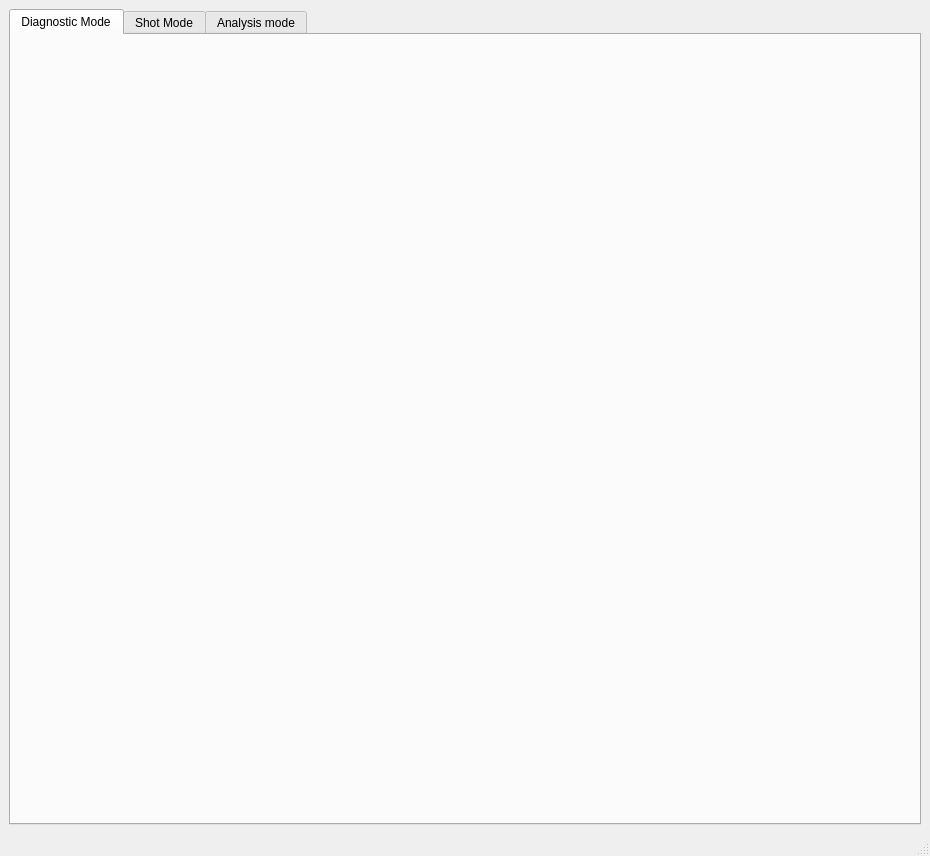
<?xml version="1.0" encoding="UTF-8"?>
<ui version="4.0">
 <class>MainWindow</class>
 <widget class="QMainWindow" name="MainWindow">
  <property name="geometry">
   <rect>
    <x>0</x>
    <y>0</y>
    <width>930</width>
    <height>856</height>
   </rect>
  </property>
  <property name="windowTitle">
   <string>MainWindow</string>
  </property>
  <widget class="QWidget" name="centralwidget">
   <layout class="QVBoxLayout" name="verticalLayout">
    <item>
     <widget class="QTabWidget" name="tabWidget">
      <property name="currentIndex">
       <number>0</number>
      </property>
      <widget class="QWidget" name="tabDiagnosticMode">
       <attribute name="title">
        <string>Diagnostic Mode</string>
       </attribute>
       <layout class="QGridLayout" name="gridLayout_2">
        <item row="0" column="0">
         <widget class="DiagnosticModePage" name="DiagnosticModePage" native="true"/>
        </item>
       </layout>
      </widget>
      <widget class="QWidget" name="tabShotMode">
       <attribute name="title">
        <string>Shot Mode</string>
       </attribute>
       <layout class="QVBoxLayout" name="verticalLayout_2">
        <item>
         <widget class="QLabel" name="label">
          <property name="text">
           <string>Prototype Shot Page</string>
          </property>
         </widget>
        </item>
        <item>
         <layout class="QGridLayout" name="gridLayout_3">
          <item row="0" column="0">
           <widget class="InteractiveSineWave" name="BrandonWidget_2" native="true"/>
          </item>
          <item row="0" column="1">
           <widget class="InteractiveSineWave" name="BrandonWidget_3" native="true"/>
          </item>
          <item row="0" column="2">
           <widget class="InteractiveSineWave" name="BrandonWidget" native="true"/>
          </item>
         </layout>
        </item>
       </layout>
      </widget>
      <widget class="QWidget" name="tabAnalysisMode">
       <attribute name="title">
        <string>Analysis mode</string>
       </attribute>
       <widget class="AnalysisModePage" name="widget" native="true">
        <property name="geometry">
         <rect>
          <x>10</x>
          <y>10</y>
          <width>891</width>
          <height>811</height>
         </rect>
        </property>
       </widget>
      </widget>
     </widget>
    </item>
   </layout>
  </widget>
  <widget class="QMenuBar" name="menubar">
   <property name="geometry">
    <rect>
     <x>0</x>
     <y>0</y>
     <width>930</width>
     <height>30</height>
    </rect>
   </property>
  </widget>
  <widget class="QStatusBar" name="statusbar"/>
 </widget>
 <customwidgets>
  <customwidget>
   <class>InteractiveSineWave</class>
   <extends>QWidget</extends>
   <header>InteractiveSineWave</header>
   <container>1</container>
  </customwidget>
  <customwidget>
   <class>AnalysisModePage</class>
   <extends>QWidget</extends>
   <header>AnalysisModePage</header>
   <container>1</container>
  </customwidget>
  <customwidget>
   <class>DiagnosticModePage</class>
   <extends>QWidget</extends>
   <header>DiagnosticModePage</header>
   <container>1</container>
  </customwidget>
 </customwidgets>
 <resources/>
 <connections/>
</ui>
